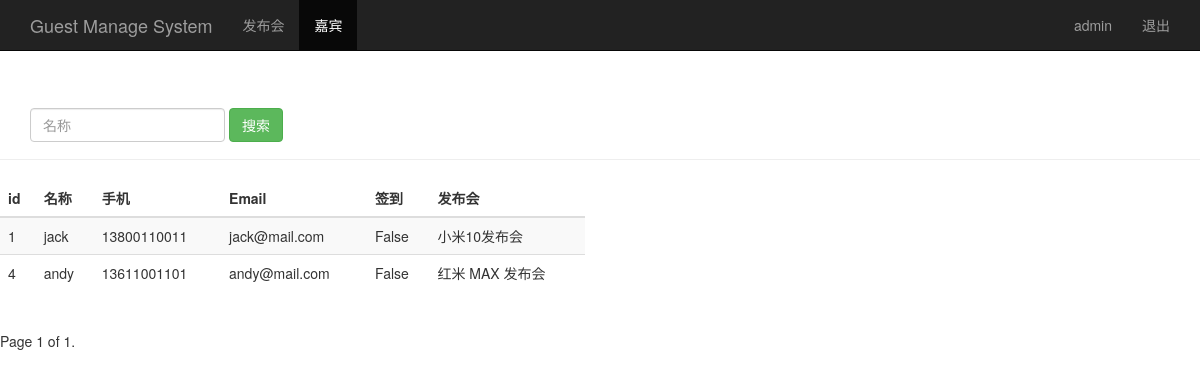
The page /guest_manage/ (signed in) on the database its author committed.
### sign/models.py (models this page shows, shortened)
class Guest(models.Model):
    event = models.ForeignKey(Event, on_delete=models.CASCADE)  # 关联发布会 id
    realname = models.CharField(max_length=64)  # 姓名
    phone = models.CharField(max_length=16)  # 手机号
    email = models.EmailField()  # 邮箱
    sign = models.BooleanField()  # 签到状态
    create_time = models.DateTimeField(auto_now=True)  # 创建时间（自动获取当前时间）
    class Meta:
        unique_together = ("event", "phone")
        ordering = ['-id']

class Event(models.Model):
    name = models.CharField(max_length=100)  # 发布会标题
    limit = models.IntegerField()  # 参加人数
    status = models.BooleanField()  # 状态
    address = models.CharField(max_length=200)  # 地址
    start_time = models.DateTimeField('events time')  # 发布会时间
    create_time = models.DateTimeField(auto_now=True)  # 创建时间（自动获取当前时间）
    def __str__(self):
        return self.name

### sign/views.py (the view)
# urls.py: path('guest_manage/', views.guest_manage),
@login_required
def guest_manage(request):
    username = request.session.get('user', '')
    guest_list = Guest.objects.all().order_by("id")
    paginator = Paginator(guest_list, 2)
    page = request.GET.get('page')
    try:
        contacts = paginator.page(page)
    except PageNotAnInteger:
        contacts = paginator.page(1)
    except EmptyPage:
        contacts = paginator.page(paginator.num_pages)
    return render(request, "guest_manage.html", {"user": username, "guests": contacts})

### sign/templates/guest_manage.html (shortened to what this page needs)
<!DOCTYPE html>
<html lang="en">
<head>
    {% load bootstrap3 %}
    {% bootstrap_css %}
</head>
<body role="document">
<nav class="navbar navbar-inverse navbar-fixed-top">
    <div class="container">
        <div class="navbar-header">
            <a class="navbar-brand" href="/event_manage/">Guest Manage System</a>
        </div>
        <div id="navbar" class="collapse navbar-collapse">
            <ul class="nav navbar-nav">
                <li><a href="/event_manage/">发布会</a></li>
                <li class="active"><a href="#">嘉宾</a></li>
            </ul>
            <ul class="nav navbar-nav navbar-right">
                <li><a href="#">{{ user }}</a></li>
                <li><a href="/logout/">退出</a></li>
            </ul>
        </div>
    </div>
</nav>
<div class="page-header" style="padding-top: 60px;">
    <div id="navbar" class="navbar-collapse collapse">
        <form class="navbar-form" method="get" action="/search_name/">
            <div class="form-group">
                <input name="name" type="text" placeholder="名称" class="form-control">
            </div>
            <button type="submit" class="btn btn-success">搜索</button>
        </form>
    </div>
</div>
<div class="row">
    <div class="col-md-6">
        <table class="table table-striped">
            <thead>
            <tr>
                <th>id</th>
                <th>名称</th>
                <th>手机</th>
                <th>Email</th>
                <th>签到</th>
                <th>发布会</th>
            </tr>
            </thead>
            <tbody>
            {% for guest in guests %}
                <tr>
                    <td>{{ guest.id }}</td>
                    <td>{{ guest.realname }}</td>
                    <td>{{ guest.phone }}</td>
                    <td>{{ guest.email }}</td>
                    <td>{{ guest.sign }}</td>
                    <td>{{ guest.event }}</td>
                </tr>
            {% endfor %}
            </tbody>
        </table>
    </div>
</div>
<div class="pagination">
<span class="step-links">
    <span class="current">
Page {{ guests.number }} of {{ guests.paginator.num_pages }}.
</span>
</span>
</div>
</body>
</html>

### rows shown on the page
Guest: id "1", realname "jack", phone "13800110011", email "jack@mail.com", sign "False", event "小米10发布会"
Guest: id "4", realname "andy", phone "13611001101", email "andy@mail.com", sign "False", event "红米 MAX 发布会"

### other values the page prints
{{ user }} "admin"
{{ guests.number }} "1"
{{ guests.paginator.num_pages }} "1"
